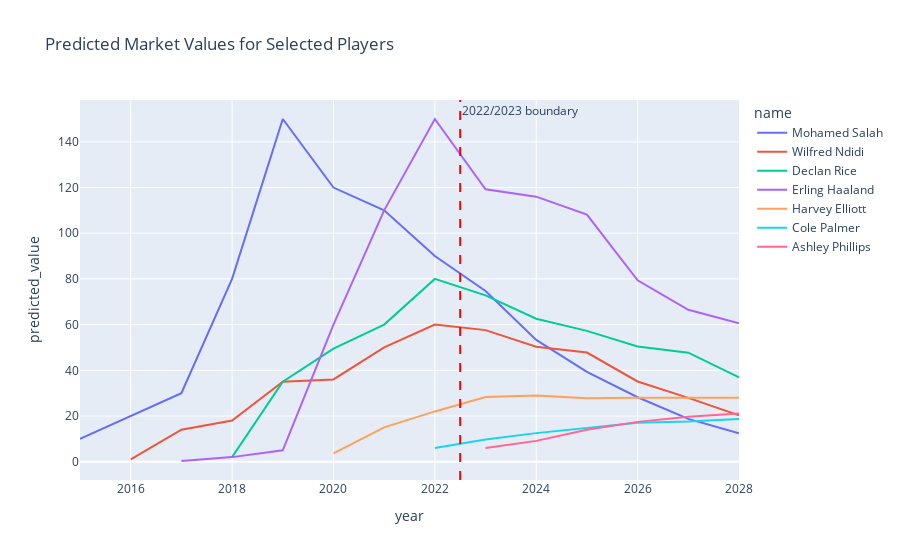

The notebook cell this image was saved under:
### Code cell
players = [418560, 357662, 565822, 859951, 148455, 274839, 542580, 568177]
plot_player_value_trends(train_df=train_df, merged_df=merged, player_ids=players)

### Figure 1 — Plotly figure (JSON) as saved in the notebook; plotly's stock layout.template omitted (floating-point values rounded to 4 significant figures)
{"data": [{"customdata": [[22], [23], [24], [25], [27], [27], [28], [30], [30], [31], [32], [33], [34], [35]], "hovertemplate": "name=Mohamed Salah<br>year=%{x}<br>predicted_value=%{y}<br>age=%{customdata[0]}<extra></extra>", "legendgroup": "Mohamed Salah", "line": {"color": "#636efa", "dash": "solid"}, "marker": {"symbol": "circle"}, "mode": "lines", "name": "Mohamed Salah", "orientation": "v", "showlegend": true, "type": "scatter", "x": [2015, 2016, 2017, 2018, 2019, 2020, 2021, 2022, 2023, 2024, 2025, 2026, 2027, 2028], "xaxis": "x", "y": [10, 20, 30, 80, 150, 120, 110, 90, 74.75, 53.32, 39.35, 28.2, 18.74, 12.47], "yaxis": "y"}, {"customdata": [[19], [20], [21], [22], [23], [24], [25], [26], [27], [28], [29], [30], [31]], "hovertemplate": "name=Wilfred Ndidi<br>year=%{x}<br>predicted_value=%{y}<br>age=%{customdata[0]}<extra></extra>", "legendgroup": "Wilfred Ndidi", "line": {"color": "#EF553B", "dash": "solid"}, "marker": {"symbol": "circle"}, "mode": "lines", "name": "Wilfred Ndidi", "orientation": "v", "showlegend": true, "type": "scatter", "x": [2016, 2017, 2018, 2019, 2020, 2021, 2022, 2023, 2024, 2025, 2026, 2027, 2028], "xaxis": "x", "y": [1, 14, 18, 35, 36, 50, 60, 57.59, 50.35, 47.77, 35.1, 27.92, 20.27], "yaxis": "y"}, {"customdata": [[18], [20], [21], [22], [23], [24], [25], [26], [27], [28], [29]], "hovertemplate": "name=Declan Rice<br>year=%{x}<br>predicted_value=%{y}<br>age=%{customdata[0]}<extra></extra>", "legendgroup": "Declan Rice", "line": {"color": "#00cc96", "dash": "solid"}, "marker": {"symbol": "circle"}, "mode": "lines", "name": "Declan Rice", "orientation": "v", "showlegend": true, "type": "scatter", "x": [2018, 2019, 2020, 2021, 2022, 2023, 2024, 2025, 2026, 2027, 2028], "xaxis": "x", "y": [2, 35, 49.5, 60, 80, 72.81, 62.58, 57.25, 50.44, 47.7, 36.96], "yaxis": "y"}, {"customdata": [[17], [18], [18], [19], [20], [21], [22], [23], [24], [25], [26], [27]], "hovertemplate": "name=Erling Haaland<br>year=%{x}<br>predicted_value=%{y}<br>age=%{customdata[0]}<extra></extra>", "legendgroup": "Erling Haaland", "line": {"color": "#ab63fa", "dash": "solid"}, "marker": {"symbol": "circle"}, "mode": "lines", "name": "Erling Haaland", "orientation": "v", "showlegend": true, "type": "scatter", "x": [2017, 2018, 2019, 2020, 2021, 2022, 2023, 2024, 2025, 2026, 2027, 2028], "xaxis": "x", "y": [0.3, 2, 5, 60, 110, 150, 119.3, 116.0, 108.2, 79.42, 66.49, 60.63], "yaxis": "y"}, {"customdata": [[17], [17], [18], [20], [21], [22], [23], [24], [25]], "hovertemplate": "name=Harvey Elliott<br>year=%{x}<br>predicted_value=%{y}<br>age=%{customdata[0]}<extra></extra>", "legendgroup": "Harvey Elliott", "line": {"color": "#FFA15A", "dash": "solid"}, "marker": {"symbol": "circle"}, "mode": "lines", "name": "Harvey Elliott", "orientation": "v", "showlegend": true, "type": "scatter", "x": [2020, 2021, 2022, 2023, 2024, 2025, 2026, 2027, 2028], "xaxis": "x", "y": [3.6, 15, 22, 28.29, 28.95, 27.72, 28.0, 28.13, 27.99], "yaxis": "y"}, {"customdata": [[20], [21], [22], [23], [24], [25], [26]], "hovertemplate": "name=Cole Palmer<br>year=%{x}<br>predicted_value=%{y}<br>age=%{customdata[0]}<extra></extra>", "legendgroup": "Cole Palmer", "line": {"color": "#19d3f3", "dash": "solid"}, "marker": {"symbol": "circle"}, "mode": "lines", "name": "Cole Palmer", "orientation": "v", "showlegend": true, "type": "scatter", "x": [2022, 2023, 2024, 2025, 2026, 2027, 2028], "xaxis": "x", "y": [6, 9.676, 12.5, 14.9, 17.06, 17.61, 18.71], "yaxis": "y"}, {"customdata": [[17], [18], [19], [20], [21], [22]], "hovertemplate": "name=Ashley Phillips<br>year=%{x}<br>predicted_value=%{y}<br>age=%{customdata[0]}<extra></extra>", "legendgroup": "Ashley Phillips", "line": {"color": "#FF6692", "dash": "solid"}, "marker": {"symbol": "circle"}, "mode": "lines", "name": "Ashley Phillips", "orientation": "v", "showlegend": true, "type": "scatter", "x": [2023, 2024, 2025, 2026, 2027, 2028], "xaxis": "x", "y": [5.943, 9.106, 14.0, 17.42, 19.68, 21.08], "yaxis": "y"}], "layout": {"annotations": [{"showarrow": false, "text": "2022/2023 boundary", "x": 2022.0, "xanchor": "left", "xref": "x", "y": 1, "yanchor": "top", "yref": "y domain"}], "legend": {"title": {"text": "name"}, "tracegroupgap": 0}, "shapes": [{"line": {"color": "red", "dash": "dash"}, "type": "line", "x0": 2022.0, "x1": 2022.0, "xref": "x", "y0": 0, "y1": 1, "yref": "y domain"}], "title": {"text": "Predicted Market Values for Selected Players"}, "xaxis": {"anchor": "y", "domain": [0, 1], "title": {"text": "year"}}, "yaxis": {"anchor": "x", "domain": [0, 1], "title": {"text": "predicted_value"}}}}
